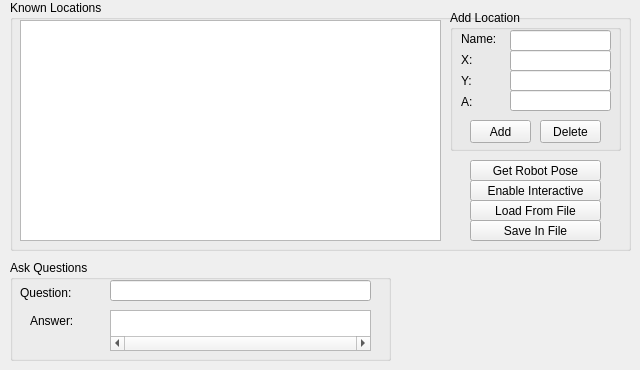
    <widget class="QWidget" name="tabKnowledge">
     <attribute name="title">
      <string>Knowledge</string>
     </attribute>
     <widget class="QGroupBox" name="groupKnownLoc">
      <property name="geometry">
       <rect>
        <x>10</x>
        <y>0</y>
        <width>621</width>
        <height>251</height>
       </rect>
      </property>
      <property name="title">
       <string>Known Locations</string>
      </property>
      <widget class="QTableWidget" name="locTableWidget">
       <property name="geometry">
        <rect>
         <x>10</x>
         <y>20</y>
         <width>421</width>
         <height>221</height>
        </rect>
       </property>
      </widget>
      <widget class="QGroupBox" name="editLoc">
       <property name="geometry">
        <rect>
         <x>440</x>
         <y>10</y>
         <width>171</width>
         <height>141</height>
        </rect>
       </property>
       <property name="title">
        <string>Add Location</string>
       </property>
       <widget class="QLineEdit" name="addALoc">
        <property name="geometry">
         <rect>
          <x>60</x>
          <y>80</y>
          <width>101</width>
          <height>21</height>
         </rect>
        </property>
       </widget>
       <widget class="QLineEdit" name="addNameLoc">
        <property name="geometry">
         <rect>
          <x>60</x>
          <y>20</y>
          <width>101</width>
          <height>21</height>
         </rect>
        </property>
       </widget>
       <widget class="QLineEdit" name="addYLoc">
        <property name="geometry">
         <rect>
          <x>60</x>
          <y>60</y>
          <width>101</width>
          <height>21</height>
         </rect>
        </property>
       </widget>
       <widget class="QLineEdit" name="addXLoc">
        <property name="geometry">
         <rect>
          <x>60</x>
          <y>40</y>
          <width>101</width>
          <height>21</height>
         </rect>
        </property>
       </widget>
       <widget class="QPushButton" name="addLoc">
        <property name="geometry">
         <rect>
          <x>20</x>
          <y>110</y>
          <width>61</width>
          <height>23</height>
         </rect>
        </property>
        <property name="text">
         <string>Add</string>
        </property>
       </widget>
       <widget class="QPushButton" name="removeLoc">
        <property name="geometry">
         <rect>
          <x>90</x>
          <y>110</y>
          <width>61</width>
          <height>23</height>
         </rect>
        </property>
        <property name="text">
         <string>Delete</string>
        </property>
       </widget>
       <widget class="QLabel" name="labNewALoc">
        <property name="geometry">
         <rect>
          <x>11</x>
          <y>84</y>
          <width>40</width>
          <height>15</height>
         </rect>
        </property>
        <property name="text">
         <string>A:</string>
        </property>
       </widget>
       <widget class="QLabel" name="labNewYLoc">
        <property name="geometry">
         <rect>
          <x>11</x>
          <y>63</y>
          <width>40</width>
          <height>15</height>
         </rect>
        </property>
        <property name="text">
         <string>Y:</string>
        </property>
       </widget>
       <widget class="QLabel" name="labNewNameLoc">
        <property name="geometry">
         <rect>
          <x>11</x>
          <y>21</y>
          <width>40</width>
          <height>15</height>
         </rect>
        </property>
        <property name="text">
         <string>Name:</string>
        </property>
       </widget>
       <widget class="QLabel" name="labNewXLoc">
        <property name="geometry">
         <rect>
          <x>11</x>
          <y>42</y>
          <width>40</width>
          <height>15</height>
         </rect>
        </property>
        <property name="text">
         <string>X:</string>
        </property>
       </widget>
      </widget>
      <widget class="QPushButton" name="enInteractiveEdit">
       <property name="geometry">
        <rect>
         <x>460</x>
         <y>180</y>
         <width>131</width>
         <height>21</height>
        </rect>
       </property>
       <property name="text">
        <string>Enable Interactive</string>
       </property>
      </widget>
      <widget class="QPushButton" name="loadFromFile">
       <property name="geometry">
        <rect>
         <x>460</x>
         <y>200</y>
         <width>131</width>
         <height>21</height>
        </rect>
       </property>
       <property name="text">
        <string>Load From File</string>
       </property>
      </widget>
      <widget class="QPushButton" name="SaveInFile">
       <property name="geometry">
        <rect>
         <x>460</x>
         <y>220</y>
         <width>131</width>
         <height>21</height>
        </rect>
       </property>
       <property name="text">
        <string>Save In File</string>
       </property>
      </widget>
      <widget class="QPushButton" name="GetRobotPose">
       <property name="geometry">
        <rect>
         <x>460</x>
         <y>160</y>
         <width>131</width>
         <height>21</height>
        </rect>
       </property>
       <property name="text">
        <string>Get Robot Pose</string>
       </property>
      </widget>
     </widget>
     <widget class="QGroupBox" name="groupPredQuestion">
      <property name="geometry">
       <rect>
        <x>10</x>
        <y>260</y>
        <width>381</width>
        <height>101</height>
       </rect>
      </property>
      <property name="title">
       <string>Ask Questions</string>
      </property>
      <widget class="QLineEdit" name="quesReq">
       <property name="geometry">
        <rect>
         <x>100</x>
         <y>20</y>
         <width>261</width>
         <height>21</height>
        </rect>
       </property>
      </widget>
      <widget class="QLabel" name="labelAns">
       <property name="geometry">
        <rect>
         <x>20</x>
         <y>50</y>
         <width>58</width>
         <height>21</height>
        </rect>
       </property>
       <property name="text">
        <string>Answer:</string>
       </property>
      </widget>
      <widget class="QLabel" name="labelQues">
       <property name="geometry">
        <rect>
         <x>10</x>
         <y>21</y>
         <width>81</width>
         <height>23</height>
        </rect>
       </property>
       <property name="text">
        <string>Question:</string>
       </property>
      </widget>
      <widget class="QTextBrowser" name="browserAnswerResp">
       <property name="geometry">
        <rect>
         <x>100</x>
         <y>50</y>
         <width>261</width>
         <height>41</height>
        </rect>
       </property>
       <property name="verticalScrollBarPolicy">
        <enum>Qt::ScrollBarAlwaysOff</enum>
       </property>
       <property name="horizontalScrollBarPolicy">
        <enum>Qt::ScrollBarAlwaysOn</enum>
       </property>
       <property name="lineWrapMode">
        <enum>QTextEdit::NoWrap</enum>
       </property>
      </widget>
     </widget>
    </widget>
